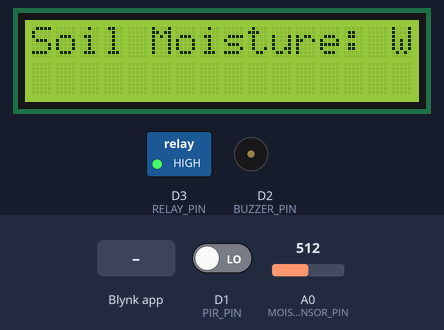
The sketch below on a simulated ESP8266 (NodeMCU). On the bench: 16×2 character LCD, switched loads named in the sketch (green lamp = pin HIGH), buzzer (waves = sounding, pin HIGH). The test bench sets the inputs (shaded band); at power-on: D1 (PIR_PIN) LOW, A0 (MOISTURE_SENSOR_PIN) = 512. WiFi joins after 1.5 s; servers stay silent unless stated.

Above: at 3.0 s.
3.1 s: Blynk app writes 1 to V1
At 3.6 s:
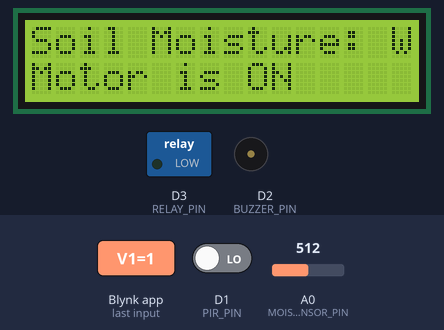
At 7.2 s:
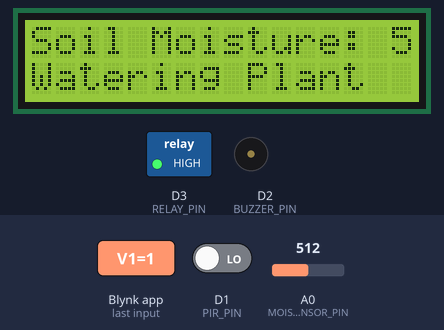
Timing chart, 0 to 12.1 s (numbered marks = the images above; inputs shaded):
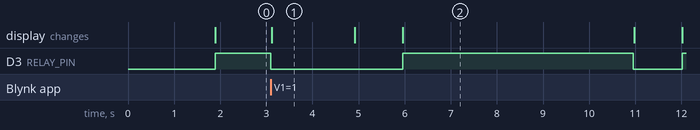

Measured:
- after the input at 3.1 s, D3 (RELAY_PIN): HIGH → LOW at once, → HIGH 2.9 s later, → LOW 5.0 s later, → HIGH 1.1 s later; the display: changes at once (image 1)
- what the display in image 1 shows lasts 1.8 s, from 3.1 s to 4.9 s

The sketch:

SOILMOISTUREPIRFINALBANGET.ino
```cpp
#include <ESP8266WiFi.h>
#include <Wire.h>
#include <LiquidCrystal_I2C.h>

#define BLYNK_TEMPLATE_ID "TMPL6S9ABHNdT"
#define BLYNK_TEMPLATE_NAME "Penyiram Tanaman Otomatis"
#define BLYNK_AUTH_TOKEN "Wb4zybm-uxJEu_iLUnI088XDTLijbAgu"
#include <BlynkSimpleEsp8266.h>

#define BLYNK_PRINT Serial

#define PIR_PIN D1
#define RELAY_PIN D3
#define BUZZER_PIN D2
#define MOISTURE_SENSOR_PIN A0
#define SENSOR_THRESHOLD 100 // Ubah threshold ke nilai yang sesuai

LiquidCrystal_I2C lcd(0x27, 16, 2);

char auth[] = "QD2QlRZ6JcOc590sIE_8rOF2jt6kx-4t";
char ssid[] = "Jangan Dipake!";
char pass[] = "12345678";

bool alarmActive = false;
bool wateringActive = false;
bool Relay = 0;
BlynkTimer timer;

void checkWatering() {
  if (wateringActive) {
    int moistureValue = analogRead(MOISTURE_SENSOR_PIN);
    lcd.clear();
    lcd.setCursor(0, 0);
    lcd.print("Soil Moisture: ");
    lcd.print("Reading...");

    delay(1000); // Tunggu stabilitas bacaan

    moistureValue = analogRead(MOISTURE_SENSOR_PIN);
    moistureValue = map(moistureValue, 0, 1023, 0, 100);
    Blynk.virtualWrite(V0, moistureValue);
    lcd.clear();
    lcd.setCursor(0, 0);
    lcd.print("Soil Moisture: ");
    lcd.print(moistureValue);
    lcd.print("%");

    if (moistureValue > SENSOR_THRESHOLD) {
      lcd.setCursor(0, 1);
      lcd.print("Not Watering    ");
    } else {
      lcd.setCursor(0, 1);
      lcd.print("Watering Plant  ");
      digitalWrite(RELAY_PIN, HIGH);
      delay(5000);
      digitalWrite(RELAY_PIN, LOW);
    }

    checkPIR(); // Periksa PIR hanya jika tidak ada penyiraman
  }
}

void checkPIR() {
  if (digitalRead(PIR_PIN) == HIGH && !alarmActive) {
    Serial.println("Motion detected");
    digitalWrite(BUZZER_PIN, HIGH);
    alarmActive = true;
    delay(3000);
  } else if (digitalRead(PIR_PIN) == LOW && alarmActive) {
    Serial.println("SYSTEM READY");
    digitalWrite(BUZZER_PIN, LOW);
    alarmActive = false;
    delay(1000);
  }
}

BLYNK_WRITE(V1) {
  Relay = param.asInt();

  if (Relay == 1) {
    digitalWrite(RELAY_PIN, LOW);
    lcd.setCursor(0, 1);
    lcd.print("Motor is ON      ");
    wateringActive = true;
  } else {
    digitalWrite(RELAY_PIN, HIGH);
    lcd.setCursor(0, 1);
    lcd.print("Motor is OFF     ");
    wateringActive = false;
  }
}

void setup() {
  Serial.begin(9600);
  Blynk.begin(auth, ssid, pass, "blynk.cloud", 80);

  lcd.init();
  lcd.backlight();
  lcd.clear();
  lcd.setCursor(0, 0);
  lcd.print("Soil Moisture: ");
  lcd.print("Waiting...");

  pinMode(RELAY_PIN, OUTPUT);
  pinMode(BUZZER_PIN, OUTPUT);
  pinMode(PIR_PIN, INPUT);

  digitalWrite(RELAY_PIN, LOW);
  digitalWrite(BUZZER_PIN, LOW);
  digitalWrite(RELAY_PIN, HIGH);

  timer.setInterval(3000L, checkWatering);
}

void loop() {
  Blynk.run();
  timer.run();
}
```
